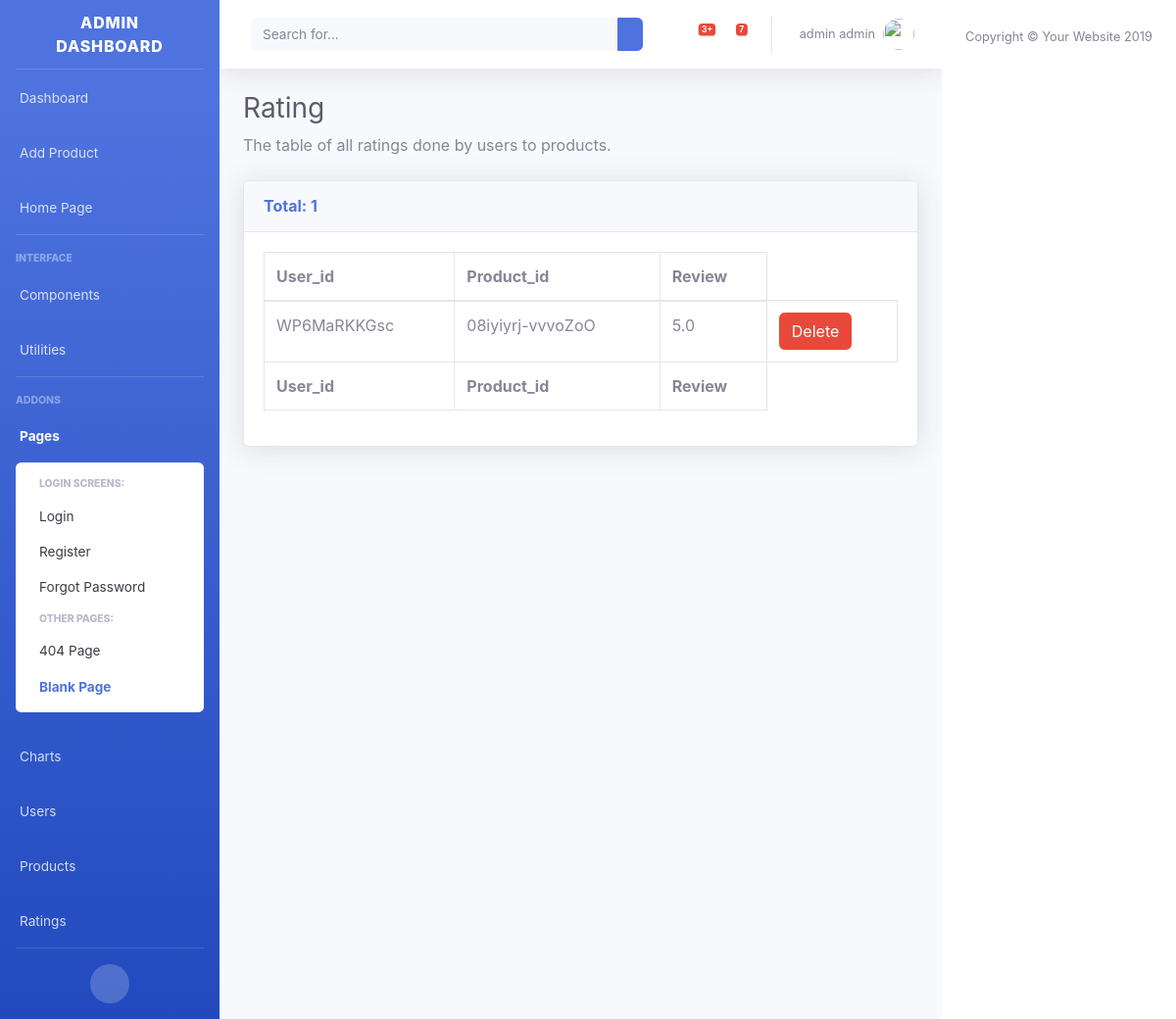
/user/admin/ratings (signed in), run on an earlier commit of the app's database.
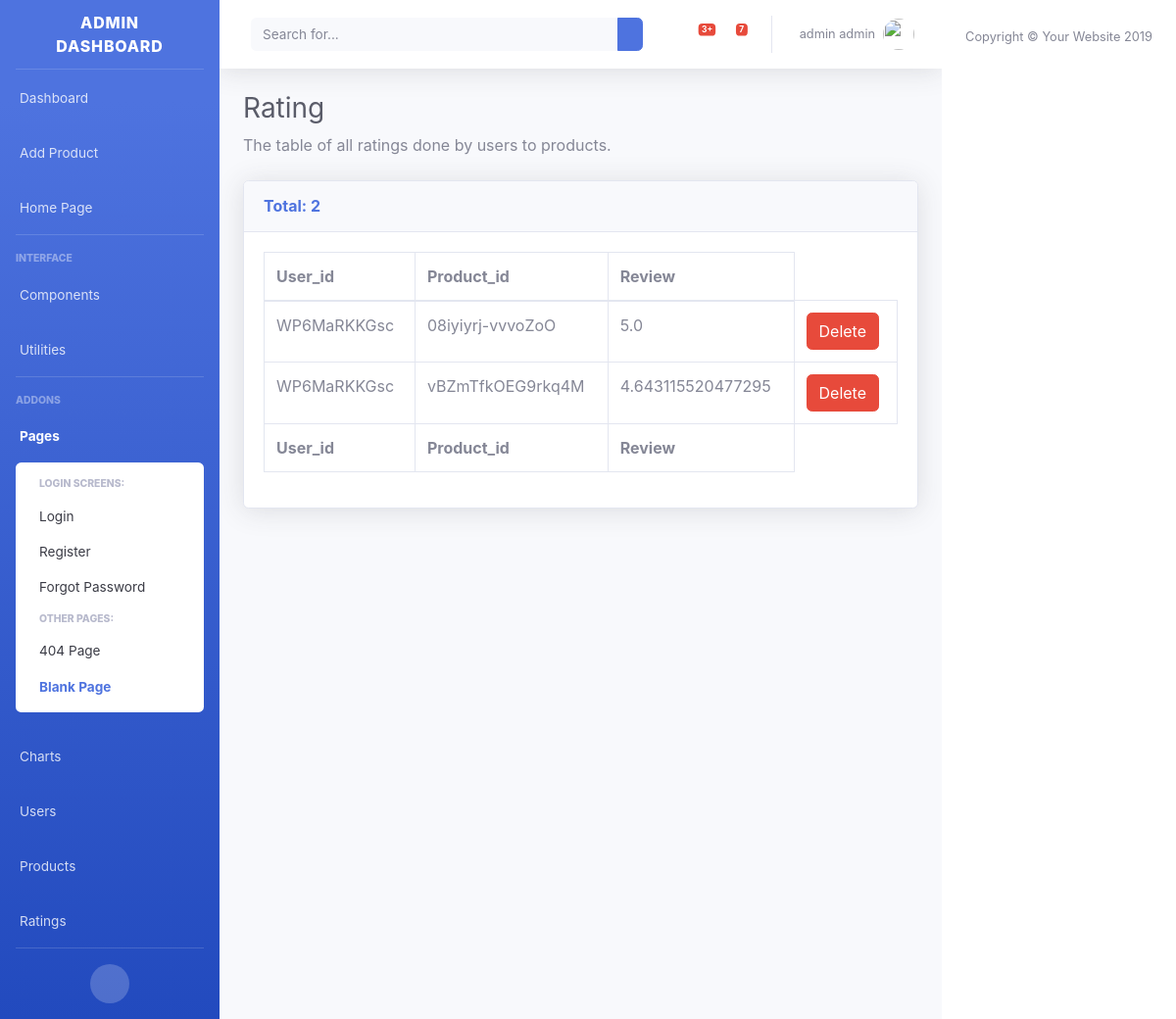
And on a later commit of the database.
### tables this page shows
CREATE TABLE RATING (USER_ID VARCHAR, PRODUCT_ID VARCHAR, REVIEW REAL);

### models/users/views.py (the view)
@user_blueprint.route("/admin/ratings")
@login_required
def ratings():
    name = "Rating"
    description = "The table of all ratings done by users to products"
    headers = get_rating_fields()
    items = get_all_ratings(formalize=False)
    return render_template("admin/tables.html",
                            name=name,
                            description=description,
                            headers=headers,
                            items=items,
                            len=len,
                            str=str,
                            os=os)

### common/database.py (called while the page is built, shortened)
    @classmethod
    def _get_user_by(cls, key, value):
        cursor = cls.DATABASE.execute(f"SELECT * FROM USER WHERE {key}=?", (value,))
        returned_data = cursor.fetchone()
        if returned_data is None:
            return None
        data = {}
        for i, field in enumerate(cls.USER_FIELDS):
            data[field.lower()] = returned_data[i]
        return data

    @classmethod
    def get_user_by_email(cls, email):
        return cls._get_user_by("EMAIL", email)

    @classmethod
    def get_all_ratings(cls, formalize=True):
        cursor = cls.DATABASE.execute("SELECT * FROM RATING")
        returned_data = cursor.fetchall()
        if not formalize:
            return returned_data

### models/ratings/rating.py (called while the page is built)
def get_all_ratings(formalize=True):
    ratings = Database.get_all_ratings(formalize=formalize)
    if not formalize:
        return ratings
    return [ Rating(**r) for r in ratings ]

def get_rating_fields():
    return [ field.capitalize() for field in Database.RATING_FIELDS ]

### models/users/user.py (called while the page is built)
def is_user_admin(email):
    user = User(email=email, password=None)
    return user.is_admin()

    def exists(self):
        return database.get_user_by_email(self.email)

### templates/admin/tables.html (shortened to what this page needs)
{% extends "admin/base.html" %}
{% block content %}
  <h1 class="h3 mb-2 text-gray-800">{{name}}</h1>
  <p class="mb-4">{{description}}.</p>
  <div class="card shadow mb-6">
    <div class="card-header py-3">
      <h6 class="m-0 font-weight-bold text-primary">Total: {{len(items)}}</h6>
    </div>
    <div class="card-body">
      <div class="table-responsive">
        <table class="table table-bordered" id="dataTable" width="100%" cellspacing="0">
          <thead>
            <tr>
              {% for attribute in headers %}
                <th>{{attribute}}</th>
              {% endfor %}
            </tr>
          </thead>
          <tfoot>
            <tr>
              {% for attribute in headers %}
                <th>{{attribute}}</th>
              {% endfor %}
            </tr>
          </tfoot>
          <tbody>
            {% for item in items %}
            <tr>
              {% for att in item %}
                {% if str(att).endswith('.png') or str(att).endswith('.jpeg') %}
                  <td><img class="img-fluid" src="{{url_for('static', filename='img/products/{}'.format(os.path.basename(att)))}}"><img></td>
                {% else %}
                  <td>{{att}}</td>
                {% endif %}
              {% endfor %}
              {% if name == 'Rating' %}
                <td><a href="{{url_for('{}.delete'.format(name.lower()), id=item[0] + '*' + item[1])}}" class="btn btn-danger">Delete</a></td>
              {% else %}
                <td><a href="{{url_for('{}.delete'.format(name.lower()), id=item[0])}}" class="btn btn-danger">Delete</a></td>
              {% endif %}
            </tr>
            {% endfor %}
          </tbody>
        </table>
      </div>
    </div>
  </div>
</div>
{% endblock content %}

What changed in the data, as far as the page shows it:
added RATING: USER_ID "WP6MaRKKGsc", PRODUCT_ID "vBZmTfkOEG9rkq4M", REVIEW "4.643115520477295"
Also different on the page:
{{ len(items) }}: "1" → "2"
